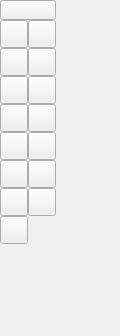
<ui version="4.0" >
 <author></author>
 <comment></comment>
 <exportmacro></exportmacro>
 <class>QG_CadToolBarLines</class>
 <widget class="QWidget" name="QG_CadToolBarLines" >
  <property name="geometry" >
   <rect>
    <x>0</x>
    <y>0</y>
    <width>120</width>
    <height>336</height>
   </rect>
  </property>
  <property name="minimumSize" >
   <size>
    <width>56</width>
    <height>336</height>
   </size>
  </property>
  <widget class="QToolButton" name="bTangent2" >
   <property name="geometry" >
    <rect>
     <x>28</x>
     <y>132</y>
     <width>28</width>
     <height>28</height>
    </rect>
   </property>
   <property name="text" >
    <string/>
   </property>
   <property name="iconSize" >
    <size>
     <width>18</width>
     <height>18</height>
    </size>
   </property>
  </widget>
  <widget class="QToolButton" name="bRelAngle" >
   <property name="geometry" >
    <rect>
     <x>28</x>
     <y>160</y>
     <width>28</width>
     <height>28</height>
    </rect>
   </property>
   <property name="text" >
    <string/>
   </property>
   <property name="iconSize" >
    <size>
     <width>18</width>
     <height>18</height>
    </size>
   </property>
  </widget>
  <widget class="QToolButton" name="bVertical" >
   <property name="geometry" >
    <rect>
     <x>28</x>
     <y>48</y>
     <width>28</width>
     <height>28</height>
    </rect>
   </property>
   <property name="text" >
    <string/>
   </property>
   <property name="iconSize" >
    <size>
     <width>18</width>
     <height>18</height>
    </size>
   </property>
  </widget>
  <widget class="QToolButton" name="bRectangle" >
   <property name="geometry" >
    <rect>
     <x>0</x>
     <y>76</y>
     <width>28</width>
     <height>28</height>
    </rect>
   </property>
   <property name="text" >
    <string/>
   </property>
   <property name="iconSize" >
    <size>
     <width>18</width>
     <height>18</height>
    </size>
   </property>
  </widget>
  <widget class="QToolButton" name="bPolygon" >
   <property name="geometry" >
    <rect>
     <x>0</x>
     <y>188</y>
     <width>28</width>
     <height>28</height>
    </rect>
   </property>
   <property name="text" >
    <string/>
   </property>
   <property name="iconSize" >
    <size>
     <width>18</width>
     <height>18</height>
    </size>
   </property>
  </widget>
  <widget class="QToolButton" name="bPolygon2" >
   <property name="geometry" >
    <rect>
     <x>28</x>
     <y>188</y>
     <width>28</width>
     <height>28</height>
    </rect>
   </property>
   <property name="text" >
    <string/>
   </property>
   <property name="iconSize" >
    <size>
     <width>18</width>
     <height>18</height>
    </size>
   </property>
  </widget>
  <widget class="QToolButton" name="bFree" >
   <property name="geometry" >
    <rect>
     <x>0</x>
     <y>216</y>
     <width>28</width>
     <height>28</height>
    </rect>
   </property>
   <property name="text" >
    <string/>
   </property>
   <property name="iconSize" >
    <size>
     <width>18</width>
     <height>18</height>
    </size>
   </property>
  </widget>
  <widget class="QToolButton" name="bParallelThrough" >
   <property name="geometry" >
    <rect>
     <x>28</x>
     <y>104</y>
     <width>28</width>
     <height>28</height>
    </rect>
   </property>
   <property name="text" >
    <string/>
   </property>
   <property name="iconSize" >
    <size>
     <width>18</width>
     <height>18</height>
    </size>
   </property>
  </widget>
  <widget class="QToolButton" name="bParallel" >
   <property name="geometry" >
    <rect>
     <x>0</x>
     <y>104</y>
     <width>28</width>
     <height>28</height>
    </rect>
   </property>
   <property name="text" >
    <string/>
   </property>
   <property name="iconSize" >
    <size>
     <width>18</width>
     <height>18</height>
    </size>
   </property>
  </widget>
  <widget class="QToolButton" name="bBisector" >
   <property name="geometry" >
    <rect>
     <x>28</x>
     <y>76</y>
     <width>28</width>
     <height>28</height>
    </rect>
   </property>
   <property name="text" >
    <string/>
   </property>
   <property name="iconSize" >
    <size>
     <width>18</width>
     <height>18</height>
    </size>
   </property>
  </widget>
  <widget class="QToolButton" name="bOrthogonal" >
   <property name="geometry" >
    <rect>
     <x>0</x>
     <y>160</y>
     <width>28</width>
     <height>28</height>
    </rect>
   </property>
   <property name="text" >
    <string/>
   </property>
   <property name="iconSize" >
    <size>
     <width>18</width>
     <height>18</height>
    </size>
   </property>
  </widget>
  <widget class="QToolButton" name="bTangent1" >
   <property name="geometry" >
    <rect>
     <x>0</x>
     <y>132</y>
     <width>28</width>
     <height>28</height>
    </rect>
   </property>
   <property name="text" >
    <string/>
   </property>
   <property name="iconSize" >
    <size>
     <width>18</width>
     <height>18</height>
    </size>
   </property>
  </widget>
  <widget class="QToolButton" name="bAngle" >
   <property name="geometry" >
    <rect>
     <x>28</x>
     <y>20</y>
     <width>28</width>
     <height>28</height>
    </rect>
   </property>
   <property name="text" >
    <string/>
   </property>
   <property name="iconSize" >
    <size>
     <width>18</width>
     <height>18</height>
    </size>
   </property>
  </widget>
  <widget class="QToolButton" name="bHorizontal" >
   <property name="geometry" >
    <rect>
     <x>0</x>
     <y>48</y>
     <width>28</width>
     <height>28</height>
    </rect>
   </property>
   <property name="text" >
    <string/>
   </property>
   <property name="iconSize" >
    <size>
     <width>18</width>
     <height>18</height>
    </size>
   </property>
  </widget>
  <widget class="QToolButton" name="bNormal" >
   <property name="geometry" >
    <rect>
     <x>0</x>
     <y>20</y>
     <width>28</width>
     <height>28</height>
    </rect>
   </property>
   <property name="iconSize" >
    <size>
     <width>18</width>
     <height>18</height>
    </size>
   </property>
  </widget>
  <widget class="QToolButton" name="bBack" >
   <property name="geometry" >
    <rect>
     <x>0</x>
     <y>0</y>
     <width>56</width>
     <height>20</height>
    </rect>
   </property>
   <property name="iconSize" >
    <size>
     <width>18</width>
     <height>18</height>
    </size>
   </property>
  </widget>
 </widget>
 <pixmapfunction></pixmapfunction>
 <resources>
  <include location="../qcadguiqt.qrc" />
 </resources>
 <connections/>
</ui>
